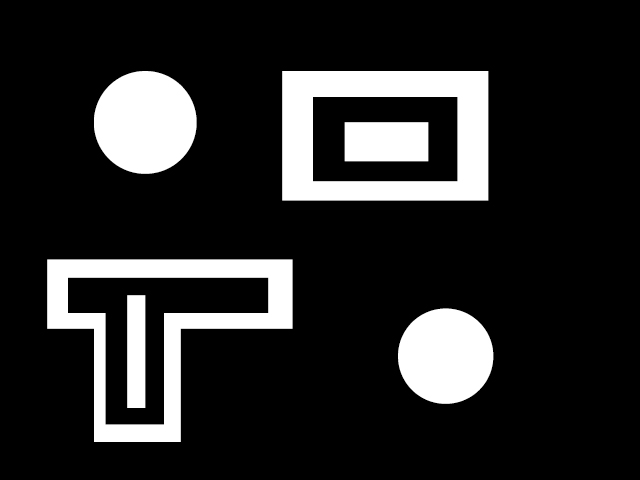
//> input picture imgProc_kadai/第１０回/10_k21116/Debug/issue1.jpg, 640 x 480 px
$ ./10_k21116   (built with g++ and OpenCV 4)
//> lines starting //> are read from the running program, lines starting //| are printed output that depends on the picture; after the words box and inside, x2 and y2 are one past the last pixel; in counts of white or black regions, pixels touching at a corner belong together
//
//  labeling.cpp
//
//
//  Created by b21702bb on 2021/06/22.
//

#include <stdio.h>
#include <iostream>
#include <opencv2/opencv.hpp>

//ファイル
#define FILE_NAME "issue1.jpg"
//ウィンドウ名
#define WINDOW_NAME_INPUT "input"
#define WINDOW_NAME_BINARY "binary"
#define WINDOW_NAME_OUTPUT "output"

//二値化閾値
#define BIN_TH (100)


int main(int argc, const char * argv[]) {
    //1. 画像の宣言 (入力画像，グレースケール画像，二値画像，一時的な画像，出力画像)
    cv::Mat src_img, gray_img, bin_img, tmp_img, dst_img;

    //色値の設定
    cv::Scalar color[] = {CV_RGB(255, 0, 0),
                          //CV_RGB(0, 255, 0),
                          //CV_RGB(0, 0, 255),
                          CV_RGB(255, 0, 255)

    };

    //2. 輪郭の座標リストの宣言
    std::vector< std::vector< cv::Point > > contours;

    //3. 画像の入力 (カラーで入力)
    src_img = cv::imread(FILE_NAME);
//> src_img is the input picture: 480 rows x 640 cols, CV_8UC3; min 0, max 255, mean 40.5
    if (src_img.empty()) { //入力失敗の場合
        fprintf(stderr, "File is not opened.\n");
        return (-1);
    }

    //4. 入力画像を結果画像にコピー
    dst_img = src_img.clone();

    //5. グレースケール化
    cv::cvtColor(src_img, gray_img,cv::COLOR_BGR2GRAY);

    //6. 二値化 (固定閾値で実装．閾値: 100)
    cv::threshold(gray_img, bin_img, BIN_TH, 255, cv::THRESH_BINARY);
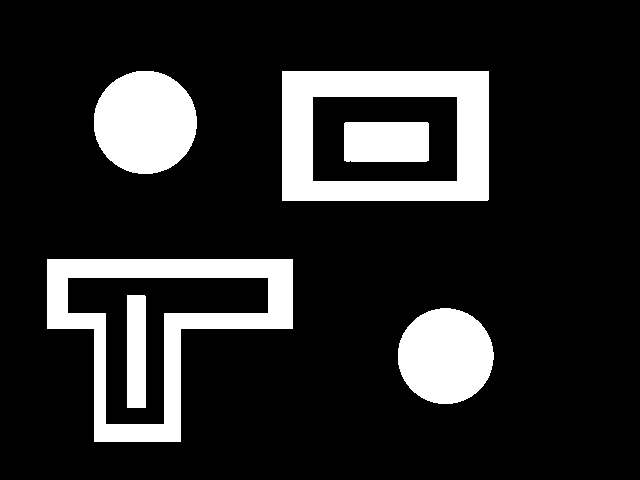
//> bin_img: 480 rows x 640 cols, CV_8UC1; 16.1% white; 6 white regions

    //二値画像コピー
    tmp_img = bin_img.clone();

    //7. 輪郭抽出
    cv::findContours(tmp_img, contours, cv::RETR_LIST, cv::CHAIN_APPROX_NONE);
//> contours = 8 contours; box (x1, y1, x2, y2) and area: (47, 259, 293, 442) 26624, (282, 71, 489, 201) 26574, (67, 277, 269, 425) 13782, (312, 96, 458, 182) 12323, (94, 71, 197, 174) 8242, (398, 308, 494, 404) 7086, (344, 122, 429, 162) 3271, (127, 295, 146, 408) 2016


    //8. 輪郭の描画
    for (int i=0; i<contours.size(); i++) {
        double L, S, R;
        L = cv::arcLength(contours[i], true);
        S = cv::contourArea(contours[i]);
        R = (4*M_PI*S) / (L*L);

        if (R <= 0.8) {
            cv::drawContours(dst_img, contours, i, color[i%2], -1);
        }else {
            cv::drawContours(dst_img, contours, i, CV_RGB(0, 0, 0), -1);
        }
    }
//> this loop made 8 passes
//> (L, S, R) on passes 1 to 8: (315, 7085.5, 0.897), (259.4, 2015.5, 0.376), (692.5, 13782, 0.361), (852.8, 26624, 0.46), (244.5, 3271, 0.688), (457.7, 12323, 0.739), (669.4, 26573.5, 0.745), (338.9, 8242, 0.902)
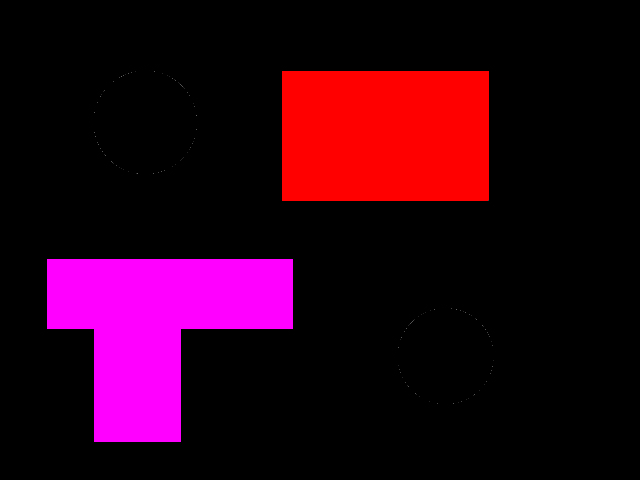
//> dst_img: 480 rows x 640 cols, CV_8UC3; mean B, G, R 22.5, 0, 44.8


    for (int y=0; y<bin_img.rows; y++) {
        for (int x=0; x<bin_img.cols; x++) {
            //画素値の取得
            double s_bin = bin_img.at<unsigned char>(y, x);
            cv::Vec3b s_dst = dst_img.at<cv::Vec3b>(y, x);

            if (s_bin == 0) {
                s_dst[0] = 0;
                s_dst[1] = 0;
                s_dst[2] = 0;
            }
            dst_img.at<cv::Vec3b>(y, x) = s_dst;
        }
    }
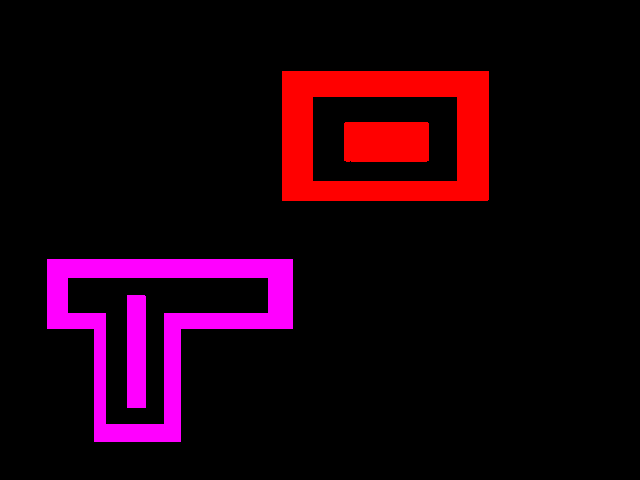
//> dst_img: 480 rows x 640 cols, CV_8UC3; 6.73% of pixels changed, all inside (x1, y1, x2, y2) = (40, 64, 496, 447)


    //9. 表示
    cv::imshow(WINDOW_NAME_INPUT, src_img);
    cv::imshow(WINDOW_NAME_BINARY, bin_img);
    cv::imshow(WINDOW_NAME_OUTPUT, dst_img);
    cv::waitKey();


    return 0;
}
